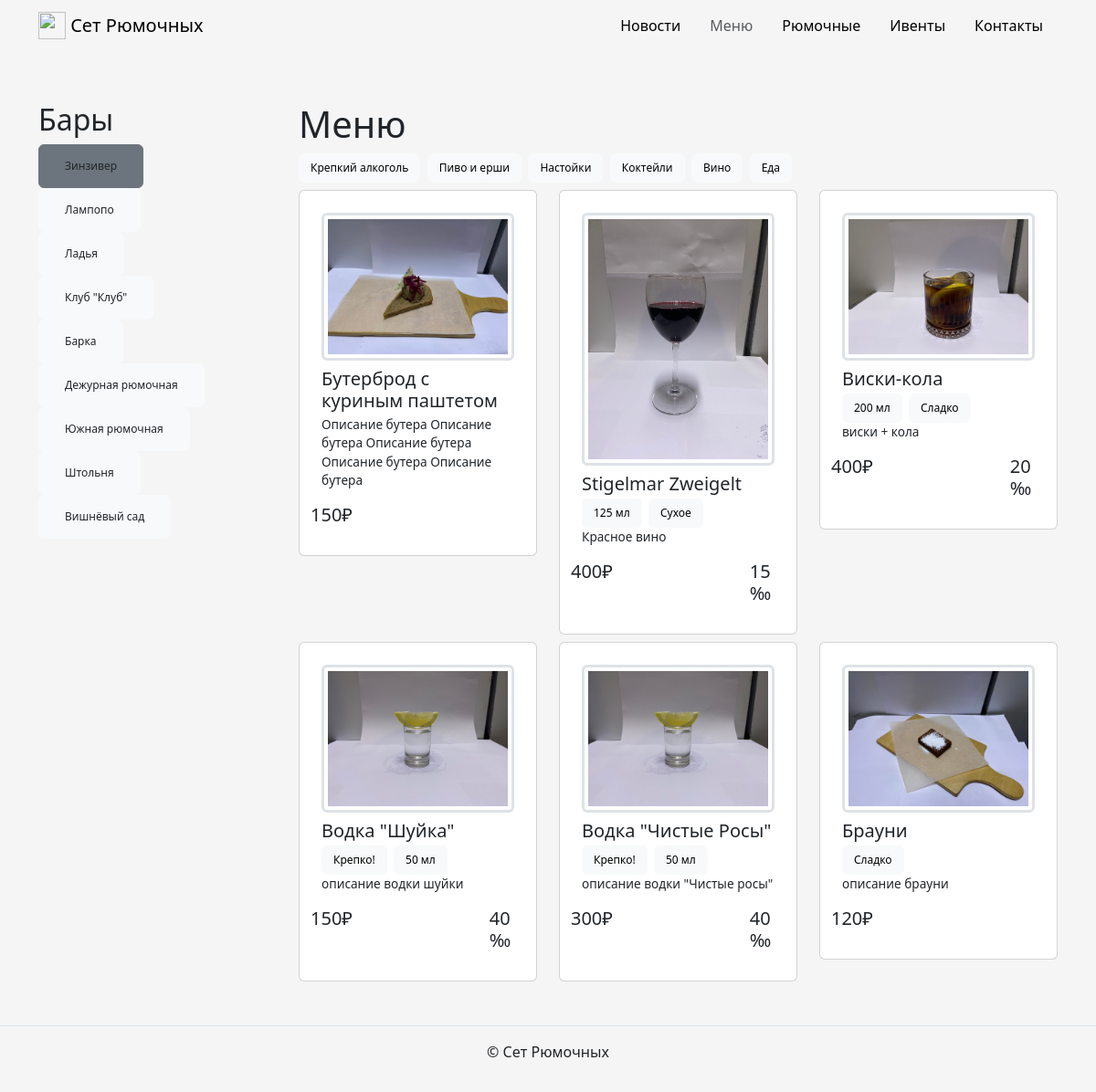
The app's page /menu/zinziver/, older data.
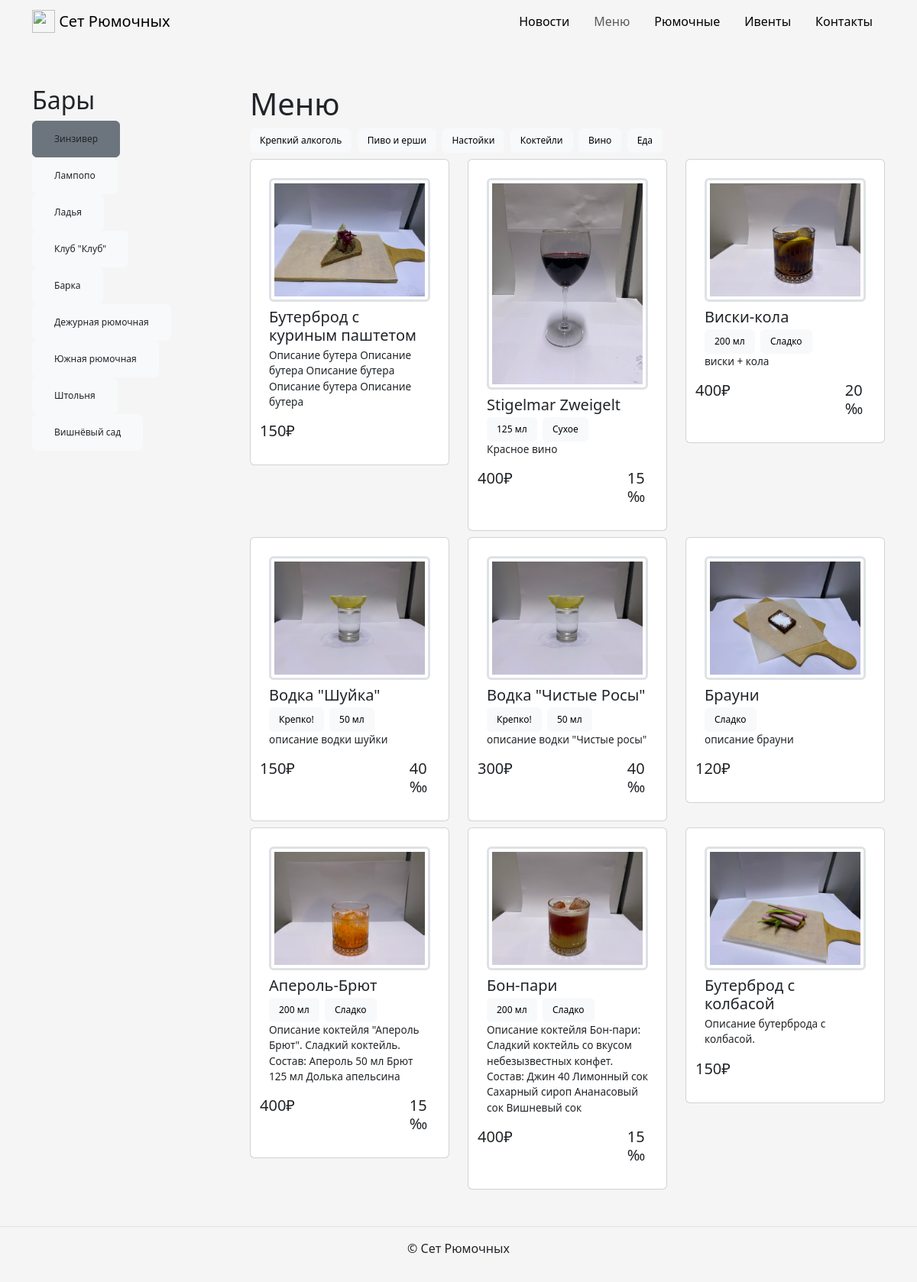
The same page, newer data.
### app_setofshots/models.py (models this page shows, shortened)
class Bar(Model):
    title = CharField(max_length=32, verbose_name='Бар')
    slug = SlugField(
        max_length=32, unique=True, verbose_name='Ссылка',
        help_text='Можно оставить пустым', blank=True,
    )
    description = TextField(max_length=1024, verbose_name='Описание')
    address = CharField(max_length=128, verbose_name='Адрес')
    work_time = TextField(
        max_length=1024, verbose_name='Часы работы', null=True
    )
    opening_year = IntegerField(verbose_name='Год открытия')
    image = ImageField(
        upload_to='bars_images',
        verbose_name='Фото',
        blank=True
    )
    is_published = BooleanField(
        verbose_name='Опубликовано', blank=True, default=False
    )
    class Meta:
        verbose_name = 'бар'
        verbose_name_plural = 'Бары'

class Category(Model):
    title = CharField(max_length=32, verbose_name='Название')
    slug = SlugField(
        max_length=32, unique=True, verbose_name='Ссылка(уникальная)',
        help_text='Можно оставить пустым', blank=True,
    )
    is_published = BooleanField(
        verbose_name='Опубликовано', blank=True, default=False
    )
    class Meta:
        verbose_name = 'категория'
        verbose_name_plural = 'Категории'

class Dish(Model):
    title = CharField(max_length=32, verbose_name='Название')
    slug = SlugField(
        max_length=32, unique=True, verbose_name='Ссылка',
        help_text='Заполняется автоматически(если такая ссылка уже существует, '
                  'стоит добавить постфикс "_<рюмочная>", например: "..._zin")',
        blank=True,
    )
    category = ForeignKey(
        Category, on_delete=CASCADE,
        null=False, related_name='dishes', verbose_name='Категория'
    )
    description = TextField(max_length=1024, verbose_name='Описание')
    tags = ManyToManyField(Tag, through='TagDish', verbose_name='Теги')
    price = IntegerField(verbose_name='Цена')
    promille = IntegerField(
        verbose_name='Крепость', help_text='Если не алкоголь- оставить пустым',
        blank=True, null=True
    )
    bar = ForeignKey(
        'Bar', on_delete=CASCADE, null=False, related_name='dishes',
        default=None, verbose_name='Рюмочная'
    )
    image = ImageField(
        upload_to='dishes_images',
        verbose_name='Фото',
        blank=True
    )
    is_published = BooleanField(
        verbose_name='Опубликовано', blank=True, default=False
    )
    class Meta:
        verbose_name = 'позиция меню'
        verbose_name_plural = 'Позиции меню'

class Tag(Model):
    title = CharField(max_length=16, verbose_name='Название')
    is_published = BooleanField(
        verbose_name='Опубликовано', blank=True, default=False
    )
    class Meta:
        verbose_name = 'теги'
        verbose_name_plural = 'Тег'

### app_setofshots/views.py (the view)
# urls.py: path('menu/', menu, name='menu'),
def menu(request, bar_slug=None):
    template = 'app_setofshots/menu.html'
    _bars = Bar.objects.filter(is_published=True)
    _categories = Category.objects.filter(is_published=True)
    _dishes = Dish.objects.filter(
        is_published=True
    )
    if bar_slug:
        _dishes = _dishes.filter(bar__slug=bar_slug)
    else:
        _dishes = []
    __categories = request.GET.getlist('category')
    for _category in __categories:
        _dishes = _dishes.filter(category__slug=_category)
    page_object = paginator(_dishes, request.GET.get('page'))
    context = {
        'bars': _bars,
        'categories': _categories,
        'page_obj': page_object,
        'categories_': __categories
    }
    return render(request, template, context)

### app_setofshots/views.py (called while the page is built)
def paginator(object_list, page):
    _paginator = Paginator(
        object_list,
        settings.REST_FRAMEWORK['PAGE_SIZE']
    )
    return _paginator.get_page(page)

### templates/app_setofshots/menu.html (shortened to what this page needs)
{% extends "base.html" %}
{% load static %}
{% block content %}
  <div class="row">
    <div class="col-3">
      <h2>Бары</h2>
      <ul class="nav nav-pills flex-column">
        {% for bar in bars %}
          <li class="nav-item">
            <button
              type="button"
              class="{% if bar.slug in request.path %}btn btn-secondary {% else %} btn btn-light {% endif %}">
              <a href="{% url 'app_setofshots:menu' bar_slug=bar.slug %}"
                 class="nav-link link-dark">{{ bar.title }}
              </a>
            </button>
          </li>
        {% endfor %}
      </ul>
    </div>
    <div class="col-9">
      <h1>Меню</h1>
      <form id="filter-form" method="get" aria-label="Vertical button group">
        <div class="btn-group-horizontal" role="group" aria-label="Horizontal button group">
          {% for category in categories %}
            <button
              type="submit"
              class="{% if category.slug in categories_ %}btn btn-secondary {% else %} btn btn-light {% endif %}"
              id="{{ category.title }}" name="category" value="{{ category.slug }}">{{ category.title }}
            </button>
          {% endfor %}
        </div>
      </form>
      <div id="dishes-container" class="row">
        {% for dish in page_obj %}
          <div class="col-md-4">
            {% include "includes/dish_card.html" %}
          </div>
          {% if forloop.counter|divisibleby:3 and not forloop.last %}
            </div><div class="row">
          {% endif %}
        {% endfor %}
      </div>
    </div>
  </div>
{% endblock %}

### templates/base.html (shortened to what this page needs)
{% load static %}
{% load django_bootstrap5 %}
<!DOCTYPE html>
<html lang="ru">
  <head>
    {% bootstrap_css %}
  </head>
  <body>
    {% include "includes/header.html" %}
    <main>
      <div class="container py-5">
        {% block content %}{% endblock %}
      </div>
    </main>
    {% include "includes/footer.html" %}
  </body>
</html>
{% block extrastyle %}
  <link rel="stylesheet" href="{% static 'css/app_setofshots/styles.css' %}">
  <link rel="stylesheet" href="{% static 'css/app_setofshots/card.css' %}">
{% endblock %}

### templates/includes/header.html
{% load static %}
<header>
  <nav class="navbar navbar-light">
    <div class="container">
      <a class="navbar-brand" href="{% url 'app_setofshots:feeds' %}">
        <img src="{% static 'img/logo.png' %}" width="30" height="30" class="d-inline-block align-top" alt="">
        Сет Рюмочных
      </a>
      {% with request.resolver_match.view_name as view_name %}
        <ul class="nav  nav-pills">
          <li class="nav-item">
            <a class="nav-link
            {% if view_name == 'app_setofshots:feeds' %} disabled {% else %} text-black {% endif %}"
               href="{% url 'app_setofshots:feeds' %}">
              Новости
            </a>
          </li>
          <li class="nav-item">
            <a class="nav-link
            {% if view_name == 'app_setofshots:menu' %} disabled {% else %} text-black {% endif %}"
               href="{% url 'app_setofshots:menu' %}">
              Меню
            </a>
          </li>
          <li class="nav-item">
            <a class="nav-link
            {% if view_name == 'app_setofshots:bars' %} disabled {% else %} text-black {% endif %}"
               href="{% url 'app_setofshots:bars' %}">
              Рюмочные
            </a>
          </li>
          <li class="nav-item">
            <a class="nav-link
            {% if view_name == 'app_setofshots:events' %} disabled {% else %} text-black {% endif %}"
               href="{% url 'app_setofshots:events' %}">
              Ивенты
            </a>
          </li>
          <li class="nav-item">
            <a class="nav-link
            {% if view_name == 'pages:about' %} disabled {% else %} text-black {% endif %}"
               href="{% url 'pages:about' %}">
              Контакты
            </a>
          </li>
        </ul>
      {% endwith %}
    </div>
  </nav>
</header>

### templates/includes/dish_card.html (shortened to what this page needs)
<div class="col d-flex justify-content-center">
  <div class="card" style="width: 40rem;">
    <div class="card-body">
      {% if dish.image %}
        <img
          class="border-3 rounded img-fluid img-thumbnail mb-2 mx-auto d-block"
          src="{{ dish.image.url }}"
        >
      {% endif %}
      <h5 class="card-title">{{ dish.title }}</h5>
      {% for tag in dish.tags.all %}
        <button type="button" class="btn btn-light">{{ tag.title }}</button>
      {% endfor %}
      <p class="card-text">{{ dish.description|truncatewords:20|safe }}</p>
      <div class="row">
        <div class="col-10">
          <h5>{{ dish.price }}₽</h5>
        </div>
        {% if dish.promille %}
          <div class="col-2 justify-content-right">
            <h5>{{ dish.promille }}‰</h5>
          </div>
        {% endif %}
      </div>
    </div>
  </div>
</div>

### templates/includes/footer.html
<footer class="border-top text-center py-3">
  <p>© Сет Рюмочных</p>
</footer>

### static/css/app_setofshots/styles.css (style rules this page uses)
body { background-color: whitesmoke; }
nav { background-color: whitesmoke; }

### static/css/app_setofshots/card.css (style rules this page uses)
.card { width: 30rem; padding: 1rem; }
.card-body { padding: 0.5rem; }
.card-title { font-size: 1.25rem; }
.card-text { font-size: 0.85rem; }
.btn { font-size: 0.75rem; margin-right: 0.2rem; }
.row { margin-top: 0.5rem; }
.col-10, .col-2 { padding: 0; }
img { width: 5 rem; }

Row changes from the older to the newer data that the page shows:
added Dish: image (picture), title "Апероль-Брют", description "Описание коктейля \"Апероль Брют\". Сладкий коктейль. Состав: Апероль 50 мл Брют 125 мл Долька апельсина", price "400", promille "15", Tag (title "200 мл"), Tag (title "Сладко")
added Dish: image (picture), title "Бон-пари", description "Описание коктейля Бон-пари: Сладкий коктейль со вкусом небезызвестных конфет. Состав: Джин 40 Лимонный сок Сахарный сироп Ананасовый сок Вишневый сок", price "400", promille "15", Tag (title "200 мл"), Tag (title "Сладко")
added Dish: image (picture), title "Бутерброд с колбасой", description "Описание бутерброда с колбасой.", price "150"
